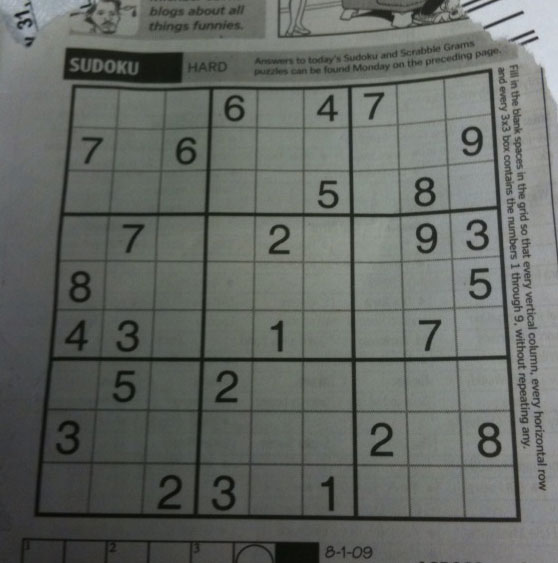
#> input picture images/image3.png, 558 x 563 px
$ python task.py
#> lines starting #> are read from the running program, lines starting #| are printed output that depends on the picture
from pathlib import Path
from time import perf_counter

import cv2
import matplotlib

matplotlib.use("Agg")
import matplotlib.pyplot as plt


IMAGE_DIR = Path(__file__).resolve().parents[2] / "images"
OUTPUT_DIR = Path(__file__).resolve().parent


def main():
    image_path = IMAGE_DIR / "image3.png"
    image = cv2.imread(str(image_path), cv2.IMREAD_GRAYSCALE)
#> image: shape (563, 558); min 7, max 218, mean 101.8
    if image is None:
        raise FileNotFoundError(f"Could not load input image: {image_path}")

    rows, cols = image.shape
#> rows = 563; cols = 558
    transform = cv2.getRotationMatrix2D((cols / 2, rows / 2), 30, 1.0)
    transformed = cv2.warpAffine(image, transform, (cols, rows))
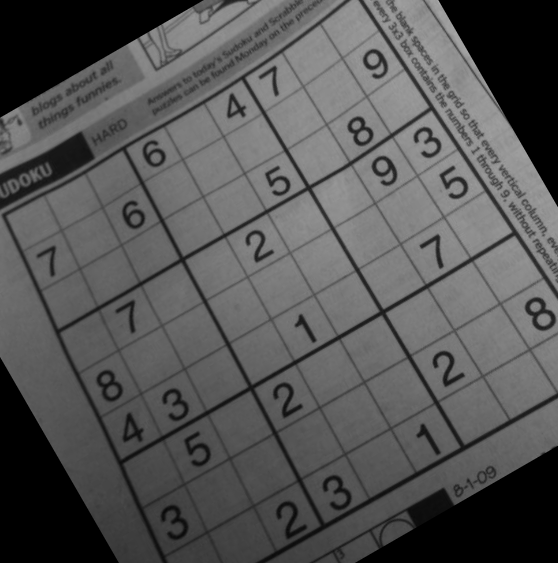
#> transformed: shape (563, 558); min 0, max 171, mean 84.9
    sift = cv2.SIFT_create()
    keypoints, descriptors = sift.detectAndCompute(image, None)
#> keypoints = 1719 keypoints; strongest (x, y, size): (536, 38, 2.6), (532, 32, 2.7), (521, 13, 2.7), (18, 15, 3.5)
    transformed_keypoints, transformed_descriptors = sift.detectAndCompute(
        transformed, None
    )
#> transformed_keypoints = 1399 keypoints; strongest (x, y, size): (416, 139, 3.9), (425, 154, 4.2), (356, 125, 4.8), (373, 59, 6)
    if descriptors is None or transformed_descriptors is None:
        raise RuntimeError("SIFT could not find descriptors in both images.")

    bf_matcher = cv2.BFMatcher(cv2.NORM_L2)
    start = perf_counter()
    bf_pairs = bf_matcher.knnMatch(descriptors, transformed_descriptors, k=2)
#> bf_pairs = 1719 matches
    bf_seconds = perf_counter() - start
    good_bf = [
        pair for pair in bf_pairs
        if len(pair) == 2 and pair[0].distance < 0.7 * pair[1].distance
    ]
#> good_bf = 744 matches

    flann = cv2.FlannBasedMatcher(
        dict(algorithm=1, trees=5), dict(checks=50)
    )
    start = perf_counter()
    flann_pairs = flann.knnMatch(descriptors, transformed_descriptors, k=2)
#> flann_pairs = 1719 matches
    flann_seconds = perf_counter() - start
    good_flann = [
        pair for pair in flann_pairs
        if len(pair) == 2 and pair[0].distance < 0.7 * pair[1].distance
    ]
#> good_flann = 745 matches
    if not good_bf or not good_flann:
        raise RuntimeError("At least one matcher returned no good matches.")

    figure, axes = plt.subplots(1, 2, figsize=(16, 6))
    for axis, matches, title in (
        (axes[0], good_bf, f"Brute Force ({len(good_bf)} matches, {bf_seconds:.4f}s)"),
        (axes[1], good_flann, f"FLANN ({len(good_flann)} matches, {flann_seconds:.4f}s)"),
    ):
        visualization = cv2.drawMatchesKnn(
            image,
            keypoints,
            transformed,
            transformed_keypoints,
            matches[:50],
            None,
            flags=cv2.DrawMatchesFlags_NOT_DRAW_SINGLE_POINTS,
        )
        axis.imshow(cv2.cvtColor(visualization, cv2.COLOR_BGR2RGB))
        axis.set_title(title)
        axis.axis("off")
#> this loop made 2 passes
#> (matches, title) on passes 1 to 2: (744 matches, 'Brute Force (744 matches, 0.0850s)'), (745 matches, 'FLANN (745 matches, 0.0638s)')
#> pass 1, in main, `visualization = cv2.drawMatchesKnn( image, keypoints, transformed, tra..`:
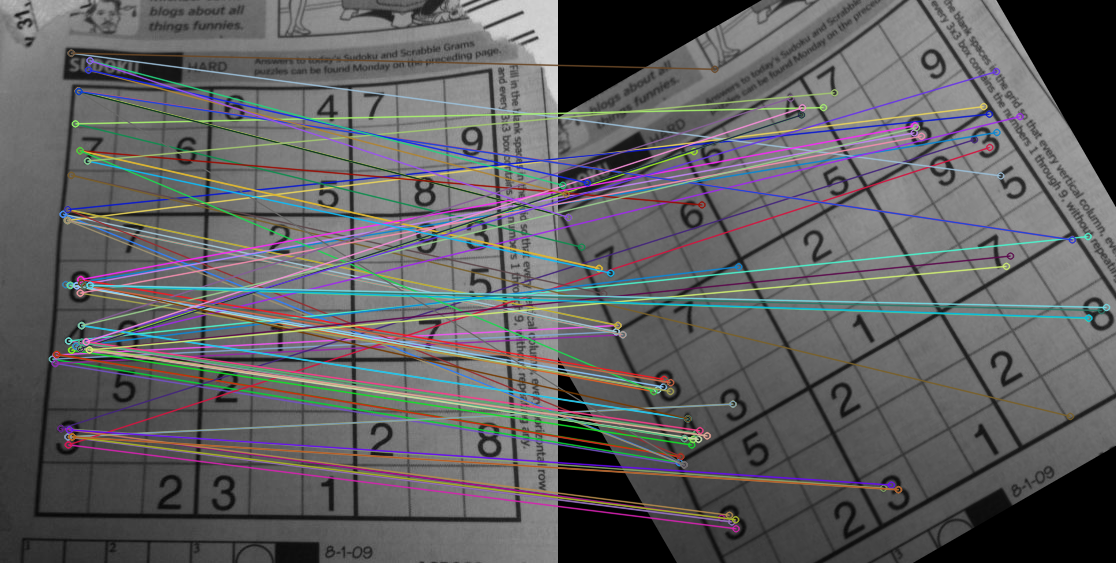
#> visualization: shape (563, 1116, 3); mean of channels 0, 1, 2 97.6, 96.2, 96.7; drawn as B, G, R
#> pass 2, in main, `visualization = cv2.drawMatchesKnn( image, keypoints, transformed, tra..`:
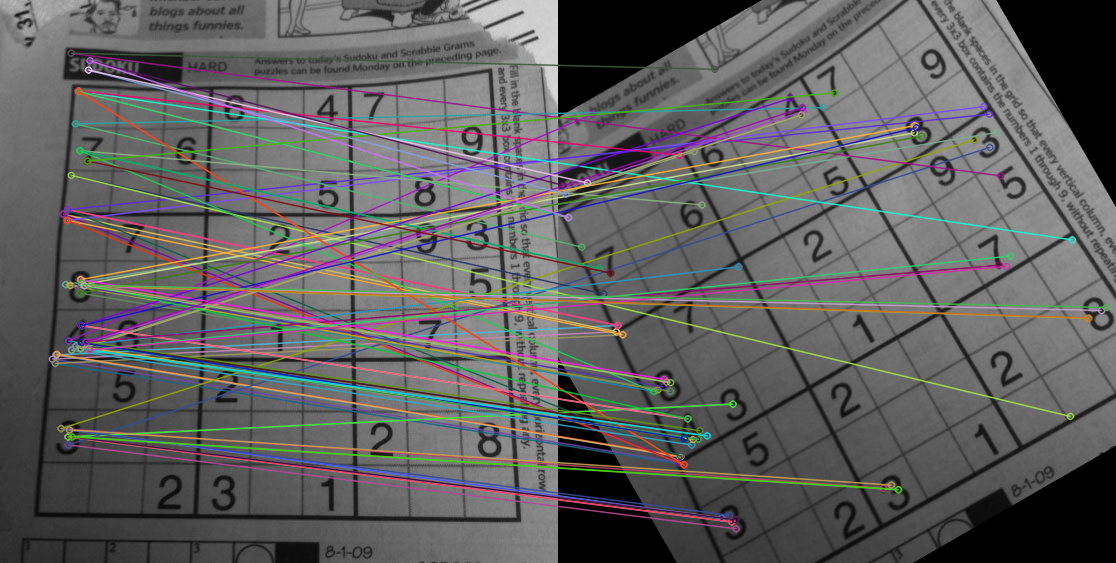
#> visualization: shape (563, 1116, 3); mean of channels 0, 1, 2 95.6, 95.6, 96.2; drawn as B, G, R
    figure.tight_layout()
    output_path = OUTPUT_DIR / "task7_matcher_comparison.jpg"
    figure.savefig(output_path, dpi=150, bbox_inches="tight")
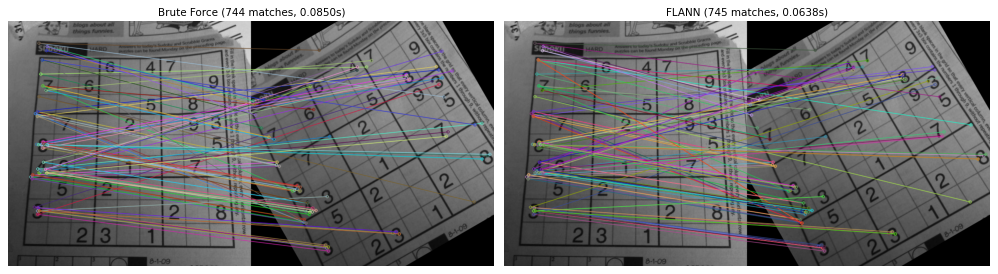
#> figure drawn by matplotlib, 2 panels
    plt.close(figure)

    print(f"Brute Force: {len(good_bf)} good matches in {bf_seconds:.5f}s")
#| Brute Force: 744 good matches in 0.08499s
    print(f"FLANN: {len(good_flann)} good matches in {flann_seconds:.5f}s")
#| FLANN: 745 good matches in 0.06385s
    print(f"Saved visualization to {output_path}")


if __name__ == "__main__":
    main()

$ run again, with images/building.jpg saved as images/image3.png
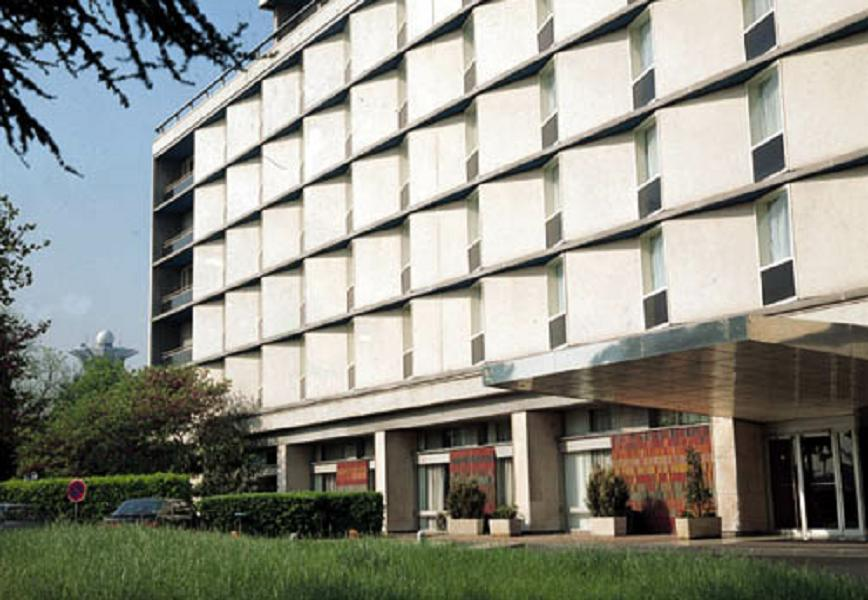
#> input picture images/building.jpg, 868 x 600 px
#> keypoints = 4554 keypoints; strongest (x, y, size): (219, 176, 10.5), (254, 154, 11.4), (294, 197, 11.8), (294, 128, 12.2)
#> transformed_keypoints = 3433 keypoints; strongest (x, y, size): (136, 128, 3.6), (186, 300, 10.5), (205, 264, 11.4), (262, 280, 11.7)
#> bf_pairs = 4554 matches
#> good_bf = 2506 matches
#> flann_pairs = 4554 matches
#> good_flann = 2509 matches
#> the loop in main, `for axis, matches, title in ( (axes[0], good_bf, f"Brute Force ({len(g..` made 2 passes
#> (matches, title) on passes 1 to 2: (2506 matches, 'Brute Force (2506 matches, 0.5853s)'), (2509 matches, 'FLANN (2509 matches, 0.1523s)')
#> pass 1, in main, `visualization = cv2.drawMatchesKnn( image, keypoints, transformed, tra..`:
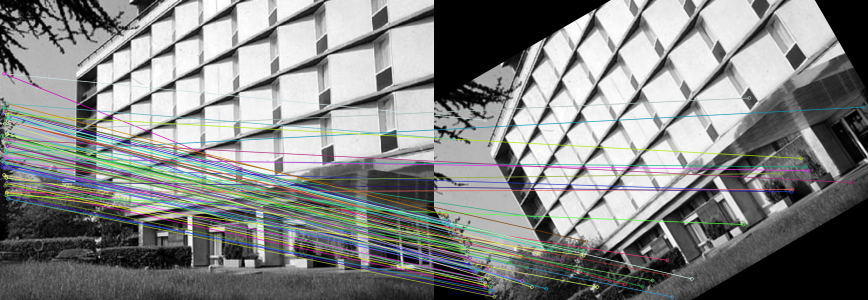
#> visualization: shape (600, 1736, 3) (shown at 1/2 size); mean of channels 0, 1, 2 132, 132.9, 131.4; drawn as B, G, R
#> in main, `figure.savefig(output_path, dpi=150, bbox_inches="tight")`:
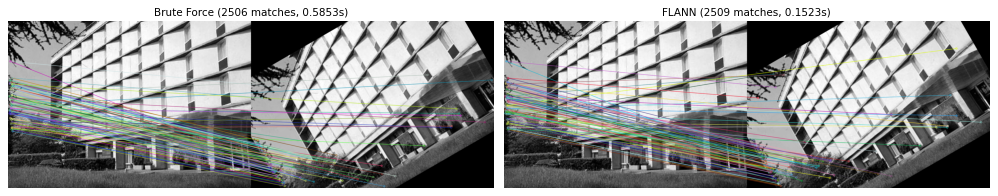
#> figure drawn by matplotlib, 2 panels
#| Brute Force: 2506 good matches in 0.58535s
#| FLANN: 2509 good matches in 0.15230s
